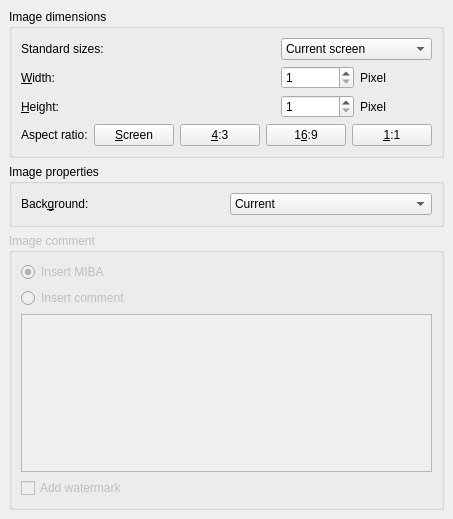
<?xml version="1.0" encoding="UTF-8"?>
<ui version="4.0">
 <class>Gui::Dialog::DlgSettingsImage</class>
 <widget class="QWidget" name="Gui::Dialog::DlgSettingsImage">
  <property name="geometry">
   <rect>
    <x>0</x>
    <y>0</y>
    <width>440</width>
    <height>519</height>
   </rect>
  </property>
  <property name="windowTitle">
   <string>Image settings</string>
  </property>
  <layout class="QGridLayout">
   <property name="margin">
    <number>9</number>
   </property>
   <property name="spacing">
    <number>6</number>
   </property>
   <item row="1" column="0">
    <widget class="QGroupBox" name="groupBoxProp">
     <property name="title">
      <string>Image properties</string>
     </property>
     <layout class="QGridLayout">
      <property name="margin">
       <number>9</number>
      </property>
      <property name="spacing">
       <number>6</number>
      </property>
      <item row="0" column="0">
       <widget class="QLabel" name="textLabelColor">
        <property name="text">
         <string>Back&amp;ground:</string>
        </property>
        <property name="buddy">
         <cstring>comboBackground</cstring>
        </property>
       </widget>
      </item>
      <item row="0" column="2">
       <widget class="Gui::StyledComboBox" name="comboBackground">
        <item>
         <property name="text">
          <string>Current</string>
         </property>
        </item>
        <item>
         <property name="text">
          <string>White</string>
         </property>
        </item>
        <item>
         <property name="text">
          <string>Black</string>
         </property>
        </item>
        <item>
         <property name="text">
          <string>Transparent</string>
         </property>
        </item>
       </widget>
      </item>
     </layout>
    </widget>
   </item>
   <item row="0" column="0">
    <widget class="QGroupBox" name="groupBoxDim">
     <property name="title">
      <string>Image dimensions</string>
     </property>
     <layout class="QGridLayout">
      <property name="margin">
       <number>9</number>
      </property>
      <property name="spacing">
       <number>6</number>
      </property>
      <item row="0" column="0">
       <layout class="QGridLayout">
        <property name="margin">
         <number>0</number>
        </property>
        <property name="spacing">
         <number>6</number>
        </property>
        <item row="1" column="1">
         <spacer>
          <property name="orientation">
           <enum>Qt::Horizontal</enum>
          </property>
          <property name="sizeHint" >
           <size>
            <width>40</width>
            <height>20</height>
           </size>
          </property>
         </spacer>
        </item>
        <item row="2" column="2">
         <widget class="QSpinBox" name="spinHeight">
          <property name="maximum" >
           <number>32767</number>
          </property>
          <property name="minimum">
           <number>1</number>
          </property>
         </widget>
        </item>
        <item row="1" column="2">
         <widget class="QSpinBox" name="spinWidth">
          <property name="maximum" >
           <number>32767</number>
          </property>
          <property name="minimum">
           <number>1</number>
          </property>
         </widget>
        </item>
        <item row="1" column="3">
         <widget class="QLabel" name="label_2">
          <property name="text">
           <string>Pixel</string>
          </property>
         </widget>
        </item>
        <item row="1" column="0">
         <widget class="QLabel" name="textLabelWidth">
          <property name="text">
           <string>&amp;Width:</string>
          </property>
          <property name="buddy">
           <cstring>spinWidth</cstring>
          </property>
         </widget>
        </item>
        <item row="0" column="2" colspan="2">
         <widget class="Gui::StyledComboBox" name="standardSizeBox">
          <item>
           <property name="text">
            <string>Current screen</string>
           </property>
          </item>
          <item>
           <property name="text">
            <string>Icon       32  x 32</string>
           </property>
          </item>
          <item>
           <property name="text">
            <string>Icon       64 x 64</string>
           </property>
          </item>
          <item>
           <property name="text">
            <string>Icon       128 x 128</string>
           </property>
          </item>
          <item>
           <property name="text">
            <string>CGA       320 x 200</string>
           </property>
          </item>
          <item>
           <property name="text">
            <string>QVGA     320 x 240</string>
           </property>
          </item>
          <item>
           <property name="text">
            <string>VGA       640 x 480</string>
           </property>
          </item>
          <item>
           <property name="text">
            <string>NTSC     720 x 480</string>
           </property>
          </item>
          <item>
           <property name="text">
            <string>PAL        768 x 578</string>
           </property>
          </item>
          <item>
           <property name="text">
            <string>SVGA     800 x 600</string>
           </property>
          </item>
          <item>
           <property name="text">
            <string>XGA       1024 x 768</string>
           </property>
          </item>
          <item>
           <property name="text">
            <string>HD720   1280 x 720</string>
           </property>
          </item>
          <item>
           <property name="text">
            <string>SXGA     1280 x 1024</string>
           </property>
          </item>
          <item>
           <property name="text">
            <string>SXGA+   1400 x 1050</string>
           </property>
          </item>
          <item>
           <property name="text">
            <string>UXGA     1600 x 1200</string>
           </property>
          </item>
          <item>
           <property name="text">
            <string>HD1080 1920 x 1080</string>
           </property>
          </item>
          <item>
           <property name="text">
            <string>WUXGA  1920 x 1200</string>
           </property>
          </item>
          <item>
           <property name="text">
            <string>QXGA     2048 x 1538</string>
           </property>
          </item>
          <item>
           <property name="text">
            <string>WQXGA  2560 x 1600</string>
           </property>
          </item>
          <item>
           <property name="text">
            <string>QSXGA   2560 x 2048</string>
           </property>
          </item>
          <item>
           <property name="text">
            <string>QUXGA   3200 × 2400</string>
           </property>
          </item>
          <item>
           <property name="text">
            <string>HUXGA   6400 × 4800</string>
           </property>
          </item>
          <item>
           <property name="text">
            <string>!!!          10000 x 10000</string>
           </property>
          </item>
         </widget>
        </item>
        <item row="0" column="0">
         <widget class="QLabel" name="label">
          <property name="text">
           <string>Standard sizes:</string>
          </property>
         </widget>
        </item>
        <item row="0" column="1">
         <spacer>
          <property name="orientation">
           <enum>Qt::Horizontal</enum>
          </property>
          <property name="sizeHint" >
           <size>
            <width>40</width>
            <height>20</height>
           </size>
          </property>
         </spacer>
        </item>
        <item row="2" column="3">
         <widget class="QLabel" name="label_3">
          <property name="text">
           <string>Pixel</string>
          </property>
         </widget>
        </item>
        <item row="2" column="1">
         <spacer>
          <property name="orientation">
           <enum>Qt::Horizontal</enum>
          </property>
          <property name="sizeHint" >
           <size>
            <width>40</width>
            <height>20</height>
           </size>
          </property>
         </spacer>
        </item>
        <item row="2" column="0">
         <widget class="QLabel" name="textLabelHeight">
          <property name="text">
           <string>&amp;Height:</string>
          </property>
          <property name="buddy">
           <cstring>spinHeight</cstring>
          </property>
         </widget>
        </item>
       </layout>
      </item>
      <item row="1" column="0">
       <layout class="QHBoxLayout">
        <property name="margin" >
         <number>0</number>
        </property>
        <property name="spacing">
         <number>6</number>
        </property>
        <item>
         <widget class="QLabel" name="textLabel1">
          <property name="text">
           <string>Aspect ratio:</string>
          </property>
         </widget>
        </item>
        <item>
         <widget class="QPushButton" name="buttonRatioScreen">
          <property name="text">
           <string>&amp;Screen</string>
          </property>
          <property name="shortcut">
           <string>Alt+S</string>
          </property>
         </widget>
        </item>
        <item>
         <widget class="QPushButton" name="buttonRatio4x3">
          <property name="text">
           <string>&amp;4:3</string>
          </property>
          <property name="shortcut">
           <string>Alt+4</string>
          </property>
         </widget>
        </item>
        <item>
         <widget class="QPushButton" name="buttonRatio16x9">
          <property name="text">
           <string>1&amp;6:9</string>
          </property>
          <property name="shortcut">
           <string>Alt+6</string>
          </property>
         </widget>
        </item>
        <item>
         <widget class="QPushButton" name="buttonRatio1x1">
          <property name="text">
           <string>&amp;1:1</string>
          </property>
          <property name="shortcut">
           <string>Alt+1</string>
          </property>
         </widget>
        </item>
       </layout>
      </item>
     </layout>
    </widget>
   </item>
   <item row="2" column="0">
    <widget class="QGroupBox" name="buttonGroupComment">
     <property name="enabled">
      <bool>false</bool>
     </property>
     <property name="title">
      <string>Image comment</string>
     </property>
     <layout class="QGridLayout">
      <property name="margin">
       <number>9</number>
      </property>
      <property name="spacing">
       <number>6</number>
      </property>
      <item row="0" column="0">
       <widget class="QRadioButton" name="radioButtonMiba">
        <property name="text">
         <string>Insert MIBA</string>
        </property>
        <property name="checked">
         <bool>true</bool>
        </property>
       </widget>
      </item>
      <item row="2" column="0">
       <widget class="QTextEdit" name="textEditComment">
        <property name="enabled">
         <bool>false</bool>
        </property>
       </widget>
      </item>
      <item row="1" column="0">
       <widget class="QRadioButton" name="radioButtonComment">
        <property name="text">
         <string>Insert comment</string>
        </property>
       </widget>
      </item>
      <item row="3" column="0">
       <widget class="QCheckBox" name="checkWatermark">
        <property name="text">
         <string>Add watermark</string>
        </property>
       </widget>
      </item>
     </layout>
    </widget>
   </item>
  </layout>
 </widget>
 <layoutdefault spacing="6" margin="11"/>
 <customwidgets>
  <customwidget>
   <class>Gui::StyledComboBox</class>
   <extends>QComboBox</extends>
   <header>Gui/Widgets.h</header>
  </customwidget>
 </customwidgets>
 <tabstops>
  <tabstop>standardSizeBox</tabstop>
  <tabstop>spinWidth</tabstop>
  <tabstop>spinHeight</tabstop>
  <tabstop>buttonRatioScreen</tabstop>
  <tabstop>buttonRatio4x3</tabstop>
  <tabstop>buttonRatio16x9</tabstop>
  <tabstop>buttonRatio1x1</tabstop>
  <tabstop>comboBackground</tabstop>
  <tabstop>radioButtonMiba</tabstop>
  <tabstop>radioButtonComment</tabstop>
  <tabstop>textEditComment</tabstop>
 </tabstops>
 <resources/>
 <connections>
  <connection>
   <sender>radioButtonComment</sender>
   <signal>toggled(bool)</signal>
   <receiver>textEditComment</receiver>
   <slot>setEnabled(bool)</slot>
   <hints>
    <hint type="sourcelabel">
     <x>35</x>
     <y>262</y>
    </hint>
    <hint type="destinationlabel">
     <x>39</x>
     <y>316</y>
    </hint>
   </hints>
  </connection>
 </connections>
</ui>
